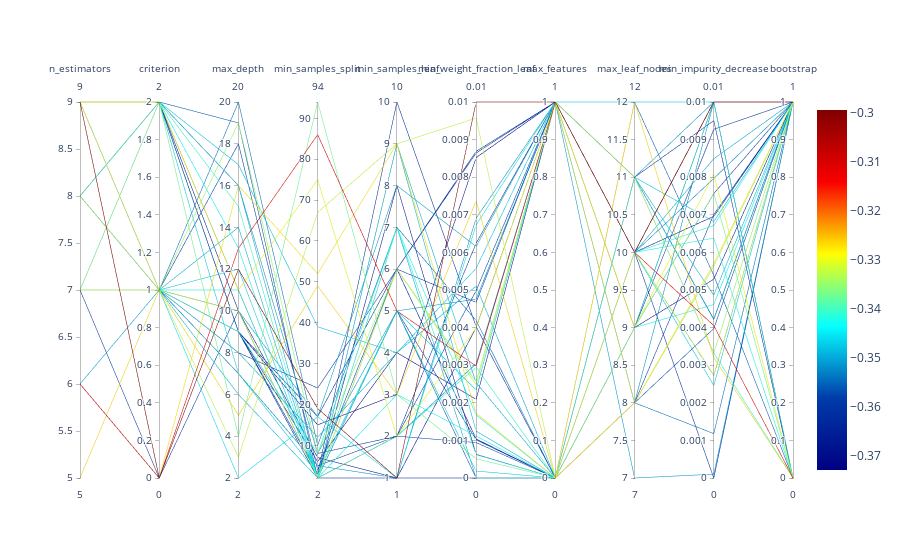

Source (notebook cell):
### Markdown cell above
## Parallel Coordinates Plot

### Code cell
spot_tuner.parallel_plot()

### Figure 1 — Plotly figure (JSON) as saved in the notebook; plotly's stock layout.template omitted (floating-point values rounded to 4 significant figures)
{"data": [{"dimensions": [{"label": "n_estimators", "range": [5, 9], "values": [7, 8, 5, 9, 6, 8, 9, 6, 7, 6, 7, 9, 9, 9, 9, 8, 9, 8, 8, 9, 8, 9, 7, 9, 9, 9, 9, 8, 8, 9, 8, 9, 9, 8, 7, 9, 9, 9, 9, 9, 9]}, {"label": "criterion", "range": [0, 2], "values": [0, 1, 1, 2, 0, 1, 1, 0, 2, 1, 2, 2, 1, 1, 2, 2, 2, 1, 2, 2, 1, 1, 1, 1, 1, 2, 2, 2, 2, 1, 1, 1, 1, 1, 1, 2, 1, 1, 0, 2, 1]}, {"label": "max_depth", "range": [2, 20], "values": [10, 20, 5, 11, 16, 8, 3, 13, 4, 10, 17, 10, 18, 2, 7, 11, 19, 12, 15, 16, 19, 9, 14, 11, 6, 9, 11, 13, 9, 9, 9, 10, 7, 7, 10, 16, 9, 9, 12, 9, 8]}, {"label": "min_samples_split", "range": [2, 94], "values": [2, 10, 49, 75, 52, 24, 67, 86, 94, 17, 39, 7, 4, 17, 3, 2, 2, 2, 2, 8, 8, 2, 2, 2, 2, 2, 2, 2, 3, 6, 8, 2, 5, 5, 2, 2, 15, 17, 19, 8, 12]}, {"label": "min_samples_leaf", "range": [1, 10], "values": [1, 7, 3, 2, 9, 6, 9, 5, 3, 8, 4, 1, 6, 1, 5, 6, 5, 5, 2, 5, 6, 8, 7, 7, 9, 2, 5, 3, 10, 4, 7, 2, 2, 1, 6, 9, 3, 6, 1, 2, 4]}, {"label": "min_weight_fraction_leaf", "range": [0, 0.01], "values": [0, 0.004188, 0.00737, 0.003985, 0.001722, 0.008687, 0.009573, 0.002978, 0.0005116, 0.006159, 0.005576, 0.003999, 0.004673, 0.00673, 0.002339, 0.001038, 0, 0.0001855, 0.002946, 0.004758, 0.002556, 0.0006285, 0, 0.0006214, 0.001248, 0.0009435, 0.001015, 0.001116, 0.004024, 0.002092, 0.001675, 0.003039, 0.004981, 0.006909, 0.002476, 0.002536, 0.008521, 0.008643, 0.01, 0.006244, 0.005103]}, {"label": "max_features", "range": [0, 1], "values": [0, 0, 0, 1, 0, 1, 0, 1, 0, 1, 1, 1, 1, 1, 1, 0, 0, 0, 0, 1, 1, 0, 0, 0, 0, 0, 0, 0, 0, 1, 0, 1, 1, 1, 1, 0, 1, 1, 1, 1, 0]}, {"label": "max_leaf_nodes", "range": [7, 12], "values": [10, 8, 12, 9, 8, 11, 10, 10, 9, 7, 11, 10, 9, 9, 12, 10, 12, 10, 11, 11, 11, 9, 10, 10, 11, 8, 11, 9, 10, 10, 10, 10, 8, 8, 8, 11, 9, 9, 10, 9, 10]}, {"label": "min_impurity_decrease", "range": [0, 0.01], "values": [0, 0.00118, 0.003201, 0.008081, 0.005701, 0.009503, 0.002734, 0.004054, 0.00757, 0.0001022, 0.006821, 0.01, 0.01, 0.01, 0.01, 0.00273, 0.00539, 0.002464, 0.003327, 0.01, 0.003325, 0.005287, 0.008492, 0.006379, 0.004864, 0.003973, 0.004226, 0.004613, 0.01, 0.006959, 0.006715, 0.007965, 0.007009, 0.01, 0.005632, 0.004212, 0.01, 0.007565, 0.01, 0.009274, 0.01]}, {"label": "bootstrap", "range": [0, 1], "values": [1, 1, 0, 0, 1, 0, 1, 0, 0, 1, 1, 1, 0, 0, 1, 1, 0, 1, 0, 0, 1, 1, 1, 0, 1, 1, 1, 1, 1, 1, 1, 1, 1, 1, 1, 1, 1, 1, 1, 1, 0]}], "line": {"cmax": -0.2994, "cmin": -0.3729, "color": [-0.3606, -0.354, -0.3267, -0.3296, -0.3277, -0.3597, -0.3324, -0.3107, -0.3371, -0.3503, -0.3475, -0.3663, -0.3578, -0.3456, -0.3465, -0.3672, -0.3559, -0.3465, -0.3409, -0.3512, -0.3352, -0.3701, -0.3493, -0.3427, -0.3484, -0.3569, -0.3588, -0.3437, -0.3606, -0.3682, -0.3427, -0.3522, -0.3578, -0.3512, -0.3333, -0.3493, -0.3729, -0.3597, -0.2994, -0.3588, -0.3493], "colorscale": [[0, "rgb(0,0,131)"], [0.2, "rgb(0,60,170)"], [0.4, "rgb(5,255,255)"], [0.6, "rgb(255,255,0)"], [0.8, "rgb(250,0,0)"], [1, "rgb(128,0,0)"]], "showscale": true}, "type": "parcoords"}], "layout": {}}
